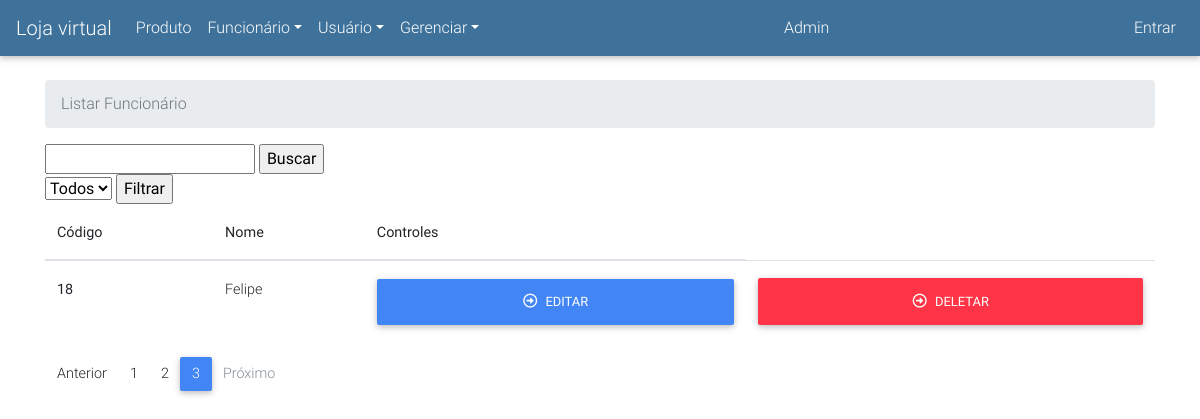
The app's page /funcionario?page=3, older data.
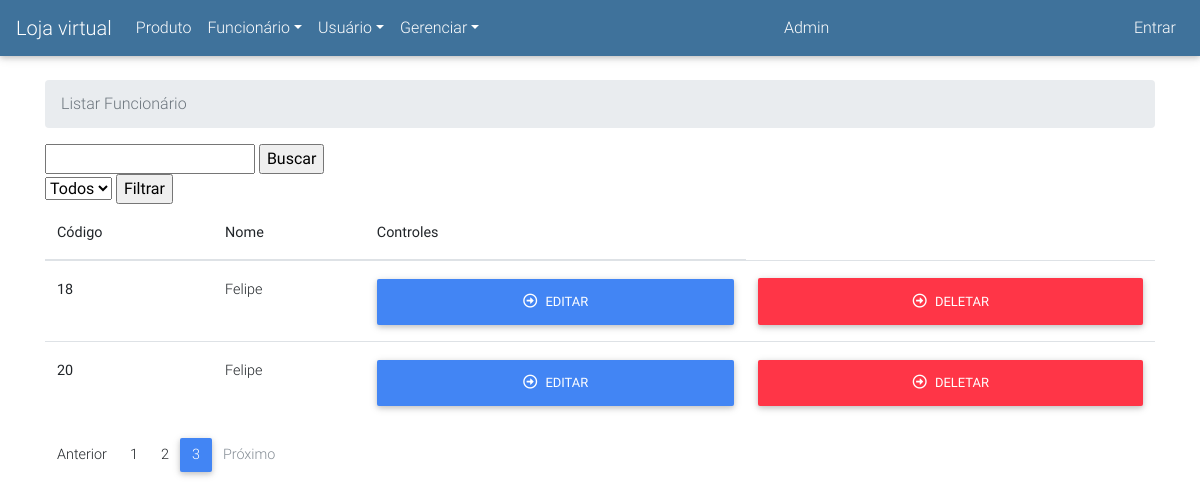
The same page, newer data.
### virtual/models/pessoa.py (models this page shows, shortened)
class Pessoa(models.Model):
    class Meta:
        abstract = True
    nome = models.CharField(
            'Nome',
            max_length=50
        )
    sobrenome = models.CharField(
        max_length=100,
        null=True,
        blank=True
    )
    data_nascimento = models.DateField(
            'Data de nascimento',
            null=True,
            blank=True
        )

class Funcionario(Pessoa):
    tempo_de_servico = models.IntegerField(
        default=0
    )
    remuneracao = models.DecimalField(
        'Remuneração',
        max_digits=8,
        decimal_places=2,
        null=True,
        blank=True
    )
    class Meta:
        verbose_name = 'Funcionário'
        verbose_name_plural = 'Funcionários'

### virtual/views/funcionario.py (the view)
# urls.py: url(r'funcionario$', views.funcionario.ListaFuncionarios.as_view(), name='lista_funcionarios'),
class ListaFuncionarios(ListView):
    template_name = "funcionario/lista_funcionarios.html"
    model = Funcionario
    context_object_name = "funcionarios"
    paginate_by = 2
    def get_context_data(self, **kwargs):
        context = super(ListaFuncionarios, self).get_context_data(**kwargs)
        parametros = ''
        for item, value in self.request.GET.dict().items():
            if not item == 'page':
                parametros += '&{}={}'.format(item, value)
                context[item] = value
        parametros = parametros.replace(' ', '+')
        context['parametros'] = parametros
        return context
    def get_queryset(self):
        queryset = Funcionario.objects.all()
        if self.request.GET.get("tempo_de_servico"):
            selection_tempo_servico = self.request.GET.get("tempo_de_servico")
            if ( selection_tempo_servico != 'todos'):
                queryset = Funcionario.objects.filter(tempo_de_servico=selection_tempo_servico)
        if self.request.GET.get("busca"):
            busca = self.request.GET.get("busca")
            queryset = Funcionario.objects.filter(nome__icontains=busca)
        return queryset
    '''
    def get_context_data(self, **kwargs):
        page = self.request.GET.get('page')
        print(page)
    '''

### virtual/templates/funcionario/lista_funcionarios.html (shortened to what this page needs)
{% extends "base.html" %}
{% block conteudo %}
<ol class="breadcrumb">
    <li class="breadcrumb-item active">Listar Funcionário</li>
</ol>
<form method="GET">
    <input id="input_busca" type="text" name="busca"/>
    <input type="submit" value="Buscar" />
</form>
<form method="GET">
    <select id="selection_tempo_servico" name="tempo_de_servico" value="todos">
        <option value="todos">Todos</option>
    </select>
 <input type="submit" value="Filtrar" />
</form>
<table class="table">
  <thead>
    <tr>
      <th scope="col">Código</th>
      <th scope="col">Nome</th>
      <th scope="col">Controles</th>
    </tr>
  </thead>
  <tbody>
    {% for funcionario in funcionarios %}
      <tr>
        <th scope="row">{{funcionario.pk}}</th>
        <td>{{funcionario.nome}}</td>
        <td>
          <a type="button" href="{% url 'atualiza_funcionario' pk=funcionario.pk %}" class="btn btn-primary btn-block waves-effect waves-light"><i class="far fa-arrow-alt-circle-right pr-2" aria-hidden="true"></i>Editar</a>
        </td>
        <td>
          <a type="button" href="{% url 'deletar_funcionario' pk=funcionario.pk %}" class="btn btn-danger btn-block waves-effect waves-danger "><i class="far fa-arrow-alt-circle-right pr-2" aria-hidden="true"></i>Deletar</a>
        </td>
      </tr>
    {% endfor %}
  </tbody>
</table>
{% if is_paginated %}
<nav aria-label="Page navigation example">
  <ul class="pagination pg-blue">
    {% if page_obj.has_previous %}
      <li class="page-item"><a class="page-link">Anterior</a></li>
    {% else %}
      <li class="page-item disabled"><a class="page-link">Anterior</a></li>
    {% endif %}
    {% for i in paginator.page_range %}
      {% if page_obj.number == i %}
        <li class="page-item active"><a class="page-link">{{ i }}</a></li>
      {% else %}
        <li class="page-item" ><a class="page-link" href="?page={{ i }}">{{ i }}</a></li>
      {% endif %}
    {% endfor %}
    {% if page_obj.has_next %}
      <li class="page-item"><a href="?page={{ page_obj.next_page_number }}" class="page-link">Próximo</a></li>
    {% else %}
      <li class="page-item disabled"><a class="page-link">Próximo</a></li>
    {% endif %}
  </ul>
</nav>
{% endif %}
{% endblock %}

Row changes from the older to the newer data that the page shows:
added Funcionario: pk "20", nome "Felipe"
